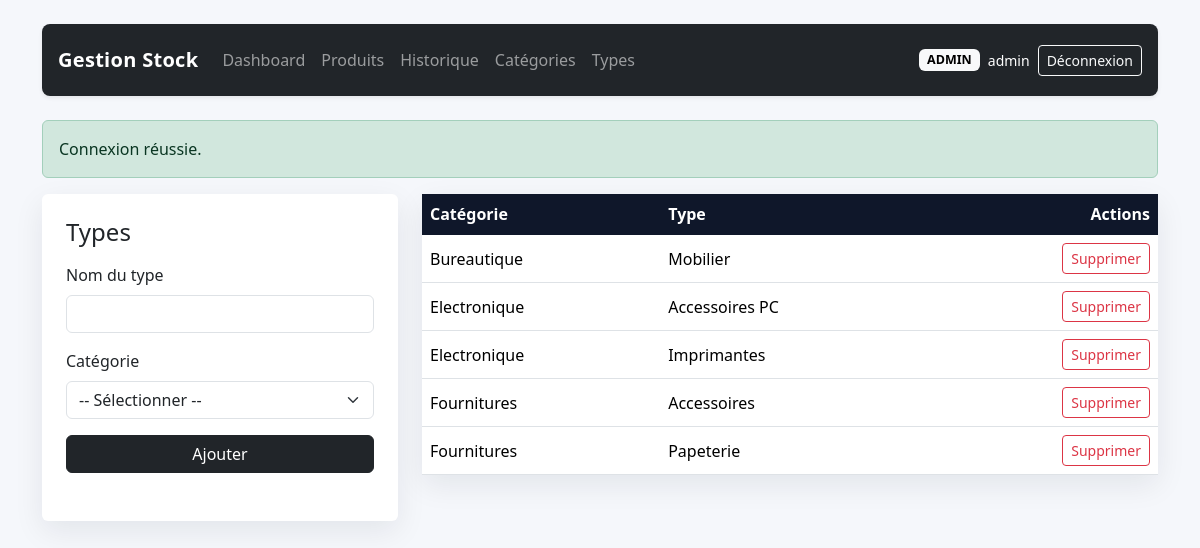
Before: /?route=type/index (signed in) with the older database file.
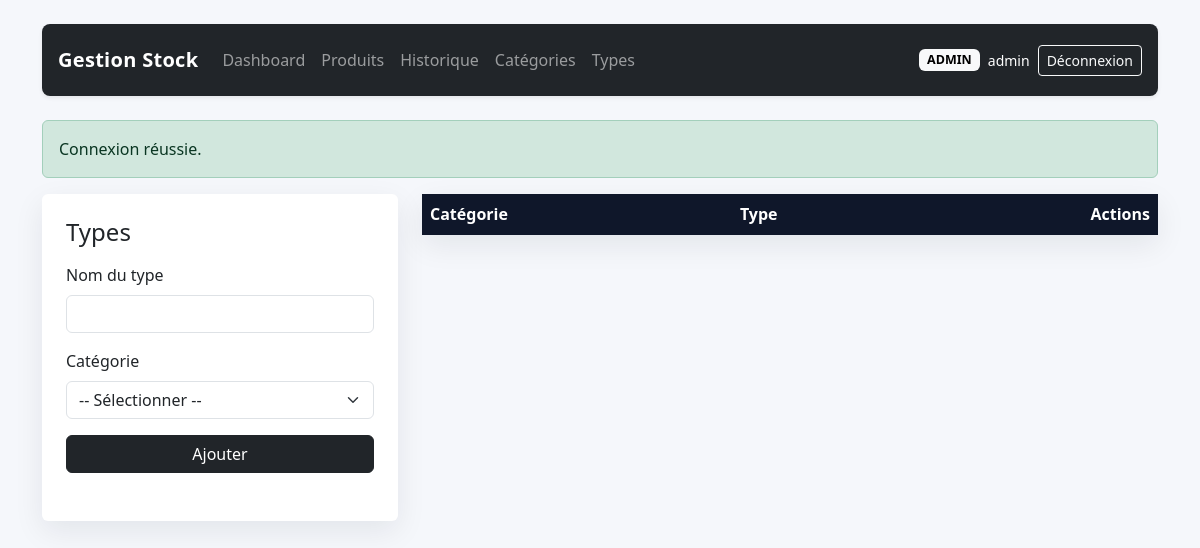
After: the same page with the newer database file.
### tables this page shows
CREATE TABLE types (
    id INT UNSIGNED AUTO_INCREMENT PRIMARY KEY,
    name VARCHAR(150) NOT NULL,
    category_id INT UNSIGNED NOT NULL,
    CONSTRAINT fk_types_category
        FOREIGN KEY (category_id) REFERENCES categories(id)
        ON DELETE RESTRICT ON UPDATE CASCADE
);

CREATE TABLE categories (
    id INT UNSIGNED AUTO_INCREMENT PRIMARY KEY,
    name VARCHAR(150) NOT NULL UNIQUE
);

### config/app.php (called while the page is built, shortened)
<?php
function base_route(string $route, array $params = []): string
{
    $query = ['route' => $route] + $params;
    return '?' . http_build_query($query);
}
function e(mixed $value): string
{
    return htmlspecialchars((string) $value, ENT_QUOTES, 'UTF-8');
}
function render(string $view, array $data = []): void
{
    extract($data, EXTR_SKIP);
    require __DIR__ . '/../views/partials/header.php';
    require __DIR__ . '/../views/' . $view . '.php';
    require __DIR__ . '/../views/partials/footer.php';
}

### controllers/TypeController.php (called while the page is built, shortened)
<?php
class TypeController
{
    public function index(): void
    {
        render('types/index', [
            'types' => (new Type())->all(),
            'categories' => (new Category())->all(),
        ]);
    }
}

### index.php (called while the page is built, shortened)
<?php
require_once __DIR__ . '/config/app.php';
require_once __DIR__ . '/config/db.php';
$route = $_GET['route'] ?? (is_logged_in() ? 'dashboard/index' : 'auth/loginForm');
[$controllerName, $actionName] = array_pad(explode('/', $route, 2), 2, 'index');
$actionMethod = $actionName;
$controller = new $controllerClass();
try {
    $controller->$actionMethod();
} catch (Throwable $throwable) {
    http_response_code(500);
    $errorMessage = 'Une erreur est survenue lors du traitement de la requête. Vérifie la configuration et réessaye.';
    if (APP_DEBUG) {
        $errorMessage .= ' Détail: ' . $throwable->getMessage();
    }
    render('errors/database', [
        'errorMessage' => $errorMessage,
    ]);
}

### models/BaseModel.php (called while the page is built, shortened)
<?php
require_once __DIR__ . '/../config/db.php';
abstract class BaseModel
{
    protected PDO $pdo;
    public function __construct()
    {
        $this->pdo = db();
    }
    protected function fetchAll(string $sql, array $params = []): array
    {
        $stmt = $this->pdo->prepare($sql);
        $stmt->execute($params);
        return $stmt->fetchAll();
    }
}

### config/db.php (called while the page is built, shortened)
<?php
require_once __DIR__ . '/app.php';
function db(): PDO
{
    static $pdo = null;
    if ($pdo instanceof PDO) {
        return $pdo;
    }
    $socket = '/opt/lampp/var/mysql/mysql.sock';
    $database = 'gestion_stock';
    $username = 'root';
    $password = '';
    $charset = 'utf8mb4';
    $dsn = "mysql:unix_socket={$socket};dbname={$database};charset={$charset}";
    try {
        $pdo = new PDO($dsn, $username, $password, [
            PDO::ATTR_ERRMODE => PDO::ERRMODE_EXCEPTION,
            PDO::ATTR_DEFAULT_FETCH_MODE => PDO::FETCH_ASSOC,
            PDO::ATTR_EMULATE_PREPARES => false,
        ]);
    } catch (PDOException $exception) {
        throw new RuntimeException(
            'Connexion MySQL impossible. Vérifie le host, l’utilisateur, le mot de passe et l’import de la base.',
            0,
            $exception
        );
    }
    return $pdo;
}

### models/Type.php (called while the page is built, shortened)
<?php
require_once __DIR__ . '/BaseModel.php';
class Type extends BaseModel
{
    public function all(): array
    {
        return $this->fetchAll(
            'SELECT t.*, c.name AS category_name
             FROM types t
             INNER JOIN categories c ON c.id = t.category_id
             ORDER BY c.name ASC, t.name ASC'
        );
    }
}

### views/types/index.php (the view, shortened to what the changed rows need)
<div class="row g-4">
    <div class="col-lg-4">
        <div class="card card-shadow">
            <div class="card-body p-4">
                <h1 class="h4 mb-3">Types</h1>
            </div>
        </div>
    </div>
    <div class="col-lg-8">
        <div class="card card-shadow">
            <div class="table-responsive">
                <table class="table mb-0 align-middle">
                    <thead>
                    <tr>
                        <th>Catégorie</th>
                        <th>Type</th>
                        <th class="text-end">Actions</th>
                    </tr>
                    </thead>
                    <tbody>
                    <?php foreach ($types as $type): ?>
                        <tr>
                            <td><?= e($type['category_name']) ?></td>
                            <td><?= e($type['name']) ?></td>
                            <td class="text-end">
                                <form class="d-inline" method="post" action="<?= e(base_route('type/delete')) ?>" onsubmit="return confirm('Supprimer ce type ?');">
                                    <button class="btn btn-sm btn-outline-danger">Supprimer</button>
                                </form>
                            </td>
                        </tr>
                    <?php endforeach; ?>
                    </tbody>
                </table>
            </div>
        </div>
    </div>
</div>

Changed rows visible on the page:
removed types: category.name "Bureautique", name "Mobilier"
removed types: category.name "Electronique", name "Accessoires PC"
removed types: category.name "Electronique", name "Imprimantes"
removed types: category.name "Fournitures", name "Accessoires"
removed types: category.name "Fournitures", name "Papeterie"
